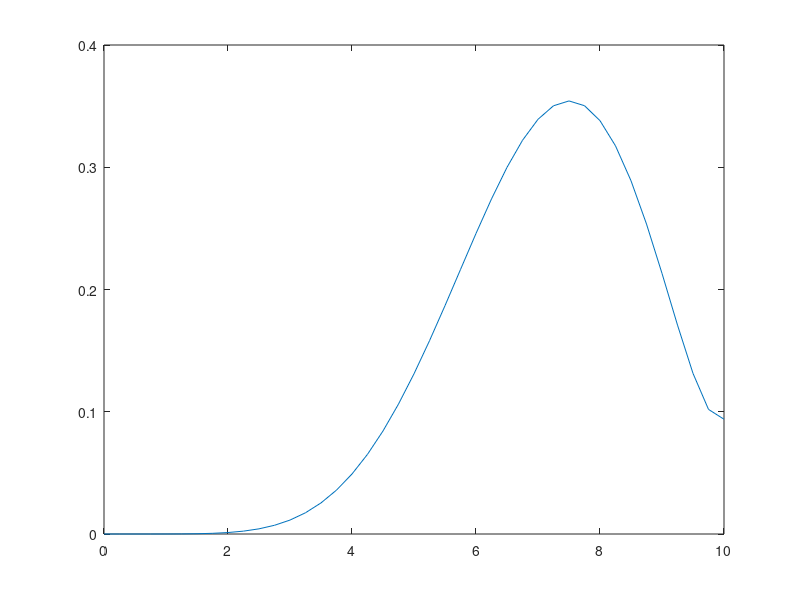

Write MATLAB code to recreate this figure.
hold off;
clear;

function [a] = S(m, n, x)
  a2 = 1.;
  a = 0.;
  
 for k =0.:1:m
   a2 = ((x/2).^((2 * k)+n));
   f1 = factorial(k);
   f2 = factorial(k+n);
   a2 = a2 * (((-1)^k)/(f1*f2));
   a = a2 + a;
   #a2 = 1.;
   #disp(k);
   #   disp("___");

   #   disp(n);

 endfor

endfunction

#disp("x0");

 x2 = 0:0.25:10;
 y2 = S(8, 6, x2);
  #      disp(y2);

 plot(x2, y2);